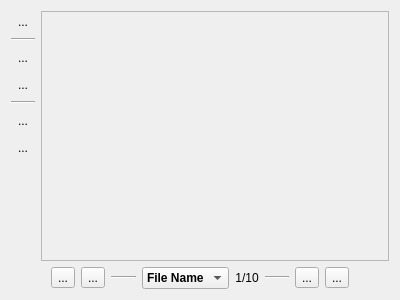
<?xml version="1.0" encoding="UTF-8"?>
<ui version="4.0">
 <class>SlideshowWidget</class>
 <widget class="QWidget" name="SlideshowWidget">
  <property name="geometry">
   <rect>
    <x>0</x>
    <y>0</y>
    <width>400</width>
    <height>300</height>
   </rect>
  </property>
  <property name="windowTitle">
   <string>Form</string>
  </property>
  <layout class="QVBoxLayout" name="verticalLayout">
   <item>
    <layout class="QHBoxLayout" name="horizontalLayout_5">
     <item>
      <layout class="QVBoxLayout" name="verticalLayout_4">
       <item>
        <widget class="QToolButton" name="tool_image_remove">
         <property name="toolTip">
          <string>Delete this image file</string>
         </property>
         <property name="text">
          <string notr="true">...</string>
         </property>
         <property name="autoRaise">
          <bool>true</bool>
         </property>
        </widget>
       </item>
       <item>
        <widget class="Line" name="line_8">
         <property name="orientation">
          <enum>Qt::Horizontal</enum>
         </property>
        </widget>
       </item>
       <item>
        <widget class="QToolButton" name="tool_image_rotateleft">
         <property name="toolTip">
          <string>Rotate this image file counter-clockwise</string>
         </property>
         <property name="text">
          <string notr="true">...</string>
         </property>
         <property name="autoRaise">
          <bool>true</bool>
         </property>
        </widget>
       </item>
       <item>
        <widget class="QToolButton" name="tool_image_rotateright">
         <property name="toolTip">
          <string>Rotate this image file clockwise</string>
         </property>
         <property name="text">
          <string notr="true">...</string>
         </property>
         <property name="autoRaise">
          <bool>true</bool>
         </property>
        </widget>
       </item>
       <item>
        <widget class="Line" name="line_3">
         <property name="orientation">
          <enum>Qt::Horizontal</enum>
         </property>
        </widget>
       </item>
       <item>
        <widget class="QToolButton" name="tool_image_zoomin">
         <property name="toolTip">
          <string>Zoom in</string>
         </property>
         <property name="statusTip">
          <string>Zoom in</string>
         </property>
         <property name="text">
          <string notr="true">...</string>
         </property>
         <property name="autoRaise">
          <bool>true</bool>
         </property>
        </widget>
       </item>
       <item>
        <widget class="QToolButton" name="tool_image_zoomout">
         <property name="toolTip">
          <string>Zoom out</string>
         </property>
         <property name="statusTip">
          <string>Zoom out</string>
         </property>
         <property name="text">
          <string notr="true">...</string>
         </property>
         <property name="autoRaise">
          <bool>true</bool>
         </property>
        </widget>
       </item>
       <item>
        <spacer name="verticalSpacer_2">
         <property name="orientation">
          <enum>Qt::Vertical</enum>
         </property>
         <property name="sizeHint" stdset="0">
          <size>
           <width>20</width>
           <height>40</height>
          </size>
         </property>
        </spacer>
       </item>
      </layout>
     </item>
     <item>
      <widget class="QScrollArea" name="scrollArea">
       <property name="widgetResizable">
        <bool>true</bool>
       </property>
       <widget class="QWidget" name="scrollAreaWidgetContents">
        <property name="geometry">
         <rect>
          <x>0</x>
          <y>0</y>
          <width>350</width>
          <height>250</height>
         </rect>
        </property>
        <layout class="QVBoxLayout" name="verticalLayout_2">
         <property name="leftMargin">
          <number>0</number>
         </property>
         <property name="topMargin">
          <number>0</number>
         </property>
         <property name="rightMargin">
          <number>0</number>
         </property>
         <property name="bottomMargin">
          <number>0</number>
         </property>
         <item>
          <widget class="QLabel" name="label_image">
           <property name="sizePolicy">
            <sizepolicy hsizetype="Preferred" vsizetype="Preferred">
             <horstretch>0</horstretch>
             <verstretch>0</verstretch>
            </sizepolicy>
           </property>
           <property name="frameShape">
            <enum>QFrame::NoFrame</enum>
           </property>
           <property name="frameShadow">
            <enum>QFrame::Raised</enum>
           </property>
           <property name="text">
            <string notr="true"/>
           </property>
           <property name="scaledContents">
            <bool>false</bool>
           </property>
           <property name="alignment">
            <set>Qt::AlignCenter</set>
           </property>
          </widget>
         </item>
        </layout>
       </widget>
      </widget>
     </item>
    </layout>
   </item>
   <item>
    <layout class="QHBoxLayout" name="horizontalLayout_3">
     <item>
      <spacer name="horizontalSpacer">
       <property name="orientation">
        <enum>Qt::Horizontal</enum>
       </property>
       <property name="sizeHint" stdset="0">
        <size>
         <width>40</width>
         <height>20</height>
        </size>
       </property>
      </spacer>
     </item>
     <item>
      <widget class="QToolButton" name="tool_image_goBegin">
       <property name="focusPolicy">
        <enum>Qt::NoFocus</enum>
       </property>
       <property name="toolTip">
        <string>Go to Beginning</string>
       </property>
       <property name="text">
        <string>...</string>
       </property>
       <property name="shortcut">
        <string>Shift+Left</string>
       </property>
      </widget>
     </item>
     <item>
      <widget class="QToolButton" name="tool_image_goPrev">
       <property name="focusPolicy">
        <enum>Qt::NoFocus</enum>
       </property>
       <property name="toolTip">
        <string>Go to Previous</string>
       </property>
       <property name="text">
        <string>...</string>
       </property>
       <property name="shortcut">
        <string>Left</string>
       </property>
      </widget>
     </item>
     <item>
      <widget class="Line" name="line">
       <property name="sizePolicy">
        <sizepolicy hsizetype="Expanding" vsizetype="Fixed">
         <horstretch>0</horstretch>
         <verstretch>0</verstretch>
        </sizepolicy>
       </property>
       <property name="orientation">
        <enum>Qt::Horizontal</enum>
       </property>
      </widget>
     </item>
     <item>
      <widget class="QComboBox" name="combo_image_name">
       <property name="font">
        <font>
         <weight>75</weight>
         <bold>true</bold>
        </font>
       </property>
       <property name="focusPolicy">
        <enum>Qt::StrongFocus</enum>
       </property>
       <property name="frame">
        <bool>true</bool>
       </property>
       <item>
        <property name="text">
         <string>File Name</string>
        </property>
       </item>
      </widget>
     </item>
     <item>
      <widget class="QLabel" name="label_image_index">
       <property name="text">
        <string notr="true">1/10</string>
       </property>
       <property name="alignment">
        <set>Qt::AlignCenter</set>
       </property>
      </widget>
     </item>
     <item>
      <widget class="Line" name="line_2">
       <property name="sizePolicy">
        <sizepolicy hsizetype="Expanding" vsizetype="Fixed">
         <horstretch>0</horstretch>
         <verstretch>0</verstretch>
        </sizepolicy>
       </property>
       <property name="orientation">
        <enum>Qt::Horizontal</enum>
       </property>
      </widget>
     </item>
     <item>
      <widget class="QToolButton" name="tool_image_goNext">
       <property name="focusPolicy">
        <enum>Qt::NoFocus</enum>
       </property>
       <property name="toolTip">
        <string>Go to Next</string>
       </property>
       <property name="text">
        <string>...</string>
       </property>
       <property name="shortcut">
        <string>Right</string>
       </property>
      </widget>
     </item>
     <item>
      <widget class="QToolButton" name="tool_image_goEnd">
       <property name="focusPolicy">
        <enum>Qt::NoFocus</enum>
       </property>
       <property name="toolTip">
        <string>Go to End</string>
       </property>
       <property name="text">
        <string>...</string>
       </property>
       <property name="shortcut">
        <string>Shift+Right</string>
       </property>
      </widget>
     </item>
     <item>
      <spacer name="horizontalSpacer_2">
       <property name="orientation">
        <enum>Qt::Horizontal</enum>
       </property>
       <property name="sizeHint" stdset="0">
        <size>
         <width>40</width>
         <height>20</height>
        </size>
       </property>
      </spacer>
     </item>
    </layout>
   </item>
  </layout>
 </widget>
 <resources/>
 <connections/>
</ui>
